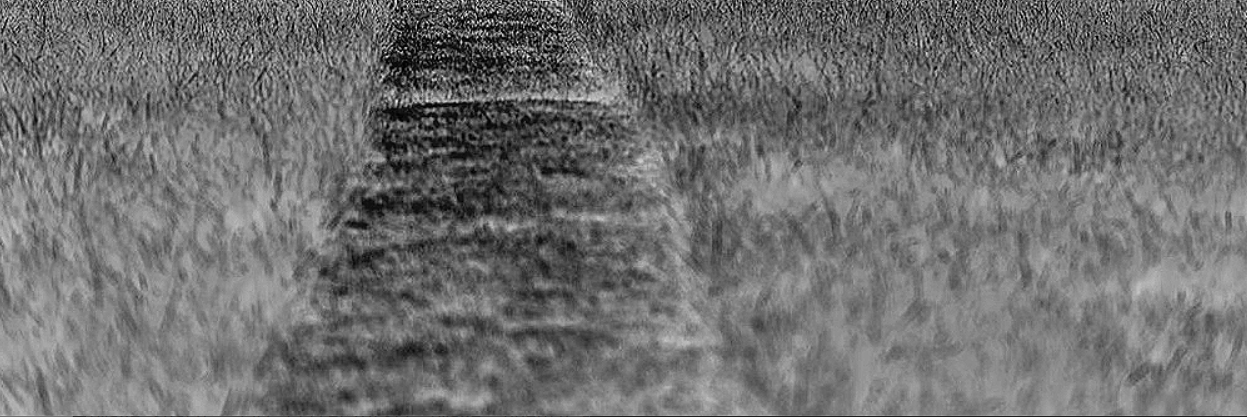
#> input picture build/grass_images/filter_2d.png, 1247 x 417 px
$ python hough_lines.py filter_2d.png
#> lines starting #> are read from the running program, lines starting #| are printed output that depends on the picture
"""
@file hough_lines.py
@brief This program demonstrates line finding with the Hough transform
"""
import sys
import math
import cv2 as cv
import numpy as np
from IPython import embed


# import cv2
# import numpy as np

# # Create a VideoCapture object and read from input file
# # If the input is the camera, pass 0 instead of the video file name
# cap = cv2.VideoCapture('BackCam_ Edge Detector.webm')

# # Check if camera opened successfully
# if (cap.isOpened()== False):
#   print("Error opening video stream or file")

# # Read until video is completed
# while(cap.isOpened()):
#   # Capture frame-by-frame
#   ret, frame = cap.read()
#   if ret == True:

#     # Display the resulting frame
#     cv2.imshow('Frame',frame)

#     # # Press Q on keyboard to  exit
#     if cv2.waitKey(100) & 0xFF == ord('q'):
#       break
#     # key = cv2.waitKey(0) & 0xFF

#   # Break the loop
#   else:
#     break

# # When everything done, release the video capture object
# cap.release()

# # Closes all the frames
# cv2.destroyAllWindows()

def main(argv):
    default_file = 'filter_2d.png'
    filename = argv[0] if len(argv) > 0 else default_file
    # Loads an image
    src = cv.imread(cv.samples.findFile(filename), cv.IMREAD_GRAYSCALE)
#> src: shape (417, 1247); min 0, max 254, mean 111.8
    # embed()
    # Check if image is loaded fine
    if src is None:
        print ('Error opening image!')
        print ('Usage: hough_lines.py [image_name -- default ' + default_file + '] \n')
        return -1


    dst = cv.Canny(src, 50, 200, None, 3)
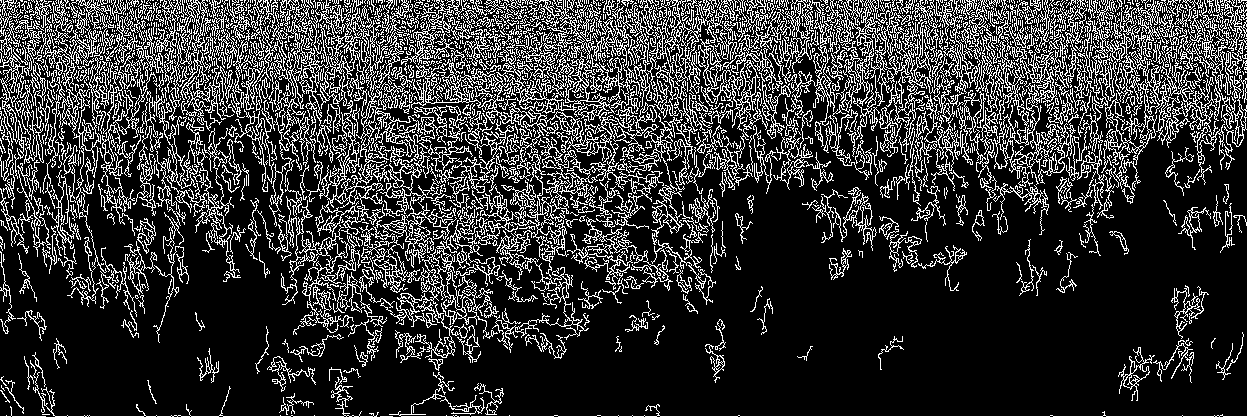
#> dst: shape (417, 1247); 21% white in thin lines or dots

    # Copy edges to the images that will display the results in BGR
    cdst = cv.cvtColor(dst, cv.COLOR_GRAY2BGR)
#> cdst: shape (417, 1247, 3); 21% white in thin lines or dots
    cdstP = np.copy(cdst)

    lines = cv.HoughLines(dst, 1, np.pi / 180, 200, None, 0, 0, 0, np.pi/5)
#> lines = None

    if lines is not None:
        for i in range(0, len(lines)):
            rho = lines[i][0][0]
            theta = lines[i][0][1]
            a = math.cos(theta)
            b = math.sin(theta)
            x0 = a * rho
            y0 = b * rho
            pt1 = (int(x0 + 1000*(-b)), int(y0 + 1000*(a)))
            pt2 = (int(x0 - 1000*(-b)), int(y0 - 1000*(a)))
            cv.line(cdst, pt1, pt2, (0,0,255), 3, cv.LINE_AA)


    linesP = cv.HoughLinesP(dst, 1, np.pi / 180, 200, None, 30, 20)
#> linesP = 286 rows, first 6: [0, 416, 1246, 416], [2, 12, 1244, 12], [0, 0, 1246, 0], [0, 52, 1246, 31], [1, 56, 1246, 34], [1, 27, 1244, 27]

    if linesP is not None:
        for i in range(0, len(linesP)):
            l = linesP[i][0]
            cv.line(cdstP, (l[0], l[1]), (l[2], l[3]), (0,0,255), 3, cv.LINE_AA)
#> this loop made 286 passes
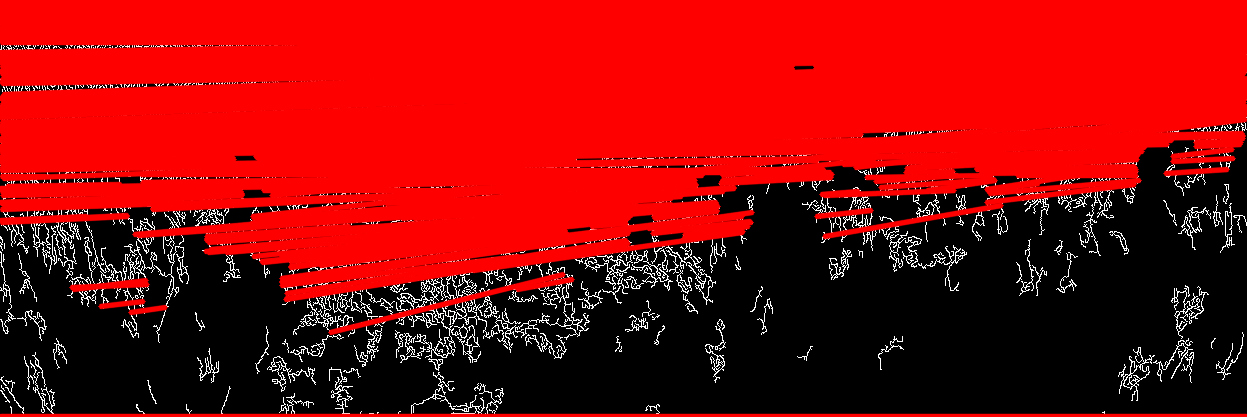
#> cdstP: shape (417, 1247, 3); mean B, G, R 9.1, 9.1, 145.5

    cv.imshow("Source", src)
    cv.imshow("Detected Lines (in red) - Standard Hough Line Transform", cdst)
    cv.imshow("Detected Lines (in red) - Probabilistic Line Transform", cdstP)

    cv.waitKey()
    return 0

if __name__ == "__main__":
    main(sys.argv[1:])
